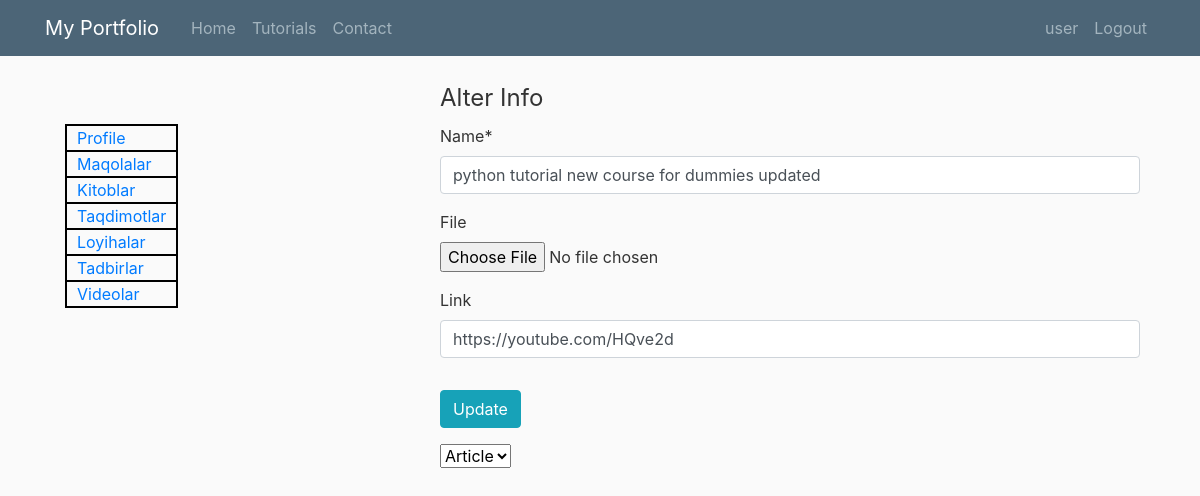
Page /videos/python-tutorial-new-course-for-dummies-updated/update/ (signed in) on the committed database.
### Videos/models.py (models this page shows, shortened)
class Videos(models.Model):
    name = models.CharField(max_length=1000)
    file = models.FileField(blank=True,null=True, upload_to="Events")
    author = models.ForeignKey(User, on_delete=models.CASCADE)
    slug = models.SlugField(blank=False, max_length=1000)
    link = models.URLField(blank=True, null=True)
    pub_date = models.DateTimeField(auto_now_add=True)
    up_date = models.DateTimeField(auto_now=True)
    class Meta:
        verbose_name = 'Video'
        verbose_name_plural = "Videos"

### Videos/views.py (the view, shortened to what this page needs)
# urls.py: path('<slug:slug>/update/', VideosUpdateView.as_view(), name="videos_update"),
class VideosUpdateView( LoginRequiredMixin , UserPassesTestMixin, UpdateView):
    model = Videos
    template_name = 'article_update.html'
    fields = ['name', 'file', 'link']
    def test_func(self):
        book = self.get_object()
        if book.author == self.request.user:
            return True
        return False

### templates/article_update.html (shortened to what this page needs)
{% extends 'base.html' %}
{% load crispy_forms_tags %}
{% block content %}
    <form method="post" enctype="multipart/form-data">
        <fieldset class="form-group">
            <legend>Alter Info</legend>
            {{ form|crispy }}
        </fieldset>
        <div class="form-group">
            <button class="btn btn-info" type="submit">Update</button>
        </div>
        <select name="new_adding" id="new_add">
            <option type="radio-btn" value="article"><a href="{% url 'articles_create' %}">Article</a></option>
        </select>
    </form>
{% endblock %}

### templates/base.html (shortened to what this page needs)
{% load crispy_forms_tags %}
<!DOCTYPE html>
<html lang="en">
<head>
    <link rel="stylesheet" href="https://stackpath.bootstrapcdn.com/bootstrap/4.3.1/css/bootstrap.min.css">
</head>
<body>
    <header class="site-header">
        <nav class="navbar navbar-expand-md navbar-dark bg-steel fixed-top">
          <div class="container">
            <a class="navbar-brand mr-4" href="/">My Portfolio</a>
            <div class="collapse navbar-collapse" id="navbarToggle">
              <div class="navbar-nav mr-auto">
                <a class="nav-item nav-link" href="{% url 'blog-home' %}">Home</a>
                <a class="nav-item nav-link" href="#">Tutorials</a>
                <a class="nav-item nav-link" href="#">Contact</a>
              </div>
              <div class="navbar-nav">
                {% if user.is_authenticated %}
                <a class="nav-item nav-link" href="{% url 'profile' %}">{{user.username}}</a>
                <a class="nav-item nav-link" href="{% url 'logout' %}">Logout</a>
                {% else %}
                <a class="nav-item nav-link" href="{% url 'login' %}">Login</a>
                {% endif %}
              </div>
            </div>
          </div>
        </nav>
      </header>
    <div class="container">
      <div class="row">
        <div class="col-md-4">
          <table style="margin: 20px; width:30px; height:15px;">
            <tr><td><a href="{% url 'profile'%}">Profile</a></td></tr>
            <tr><td><a href="{% url 'articles' %}">Maqolalar</a></td></tr>
            <tr><td><a href="{% url 'books' %}">Kitoblar</a></td></tr>
            <tr><td><a href="{% url 'presentations' %}">Taqdimotlar</a></td></tr>
            <tr><td><a href="{% url 'projects' %}">Loyihalar</a></td></tr>
            <tr><td><a href="{% url 'events' %}">Tadbirlar</a></td></tr>
            <tr><td><a href="{% url 'books' %}">Videolar</a></td></tr>
          </table>
        </div>
          <div class="col-md-8">
            <div class="container">
              {% block content %}{% endblock content %}
            </div>
       </div>
</body>
</html>

### templates/base.html (style rules this page uses)
body { background: #fafafa; color: #333333; margin-top: 5rem; }
.bg-steel { background-color: #4c6577; }
.site-header .navbar-nav .nav-link { color: #a3b4be; }
tr, td { border: 2px black solid; padding: 0 10px; width:90px; height:25px; }

### rows in the picture
Videos: name "python tutorial new course for dummies updated", link "https://youtube.com/HQve2d"

### other values in the picture
{{ user.username }} "user"
